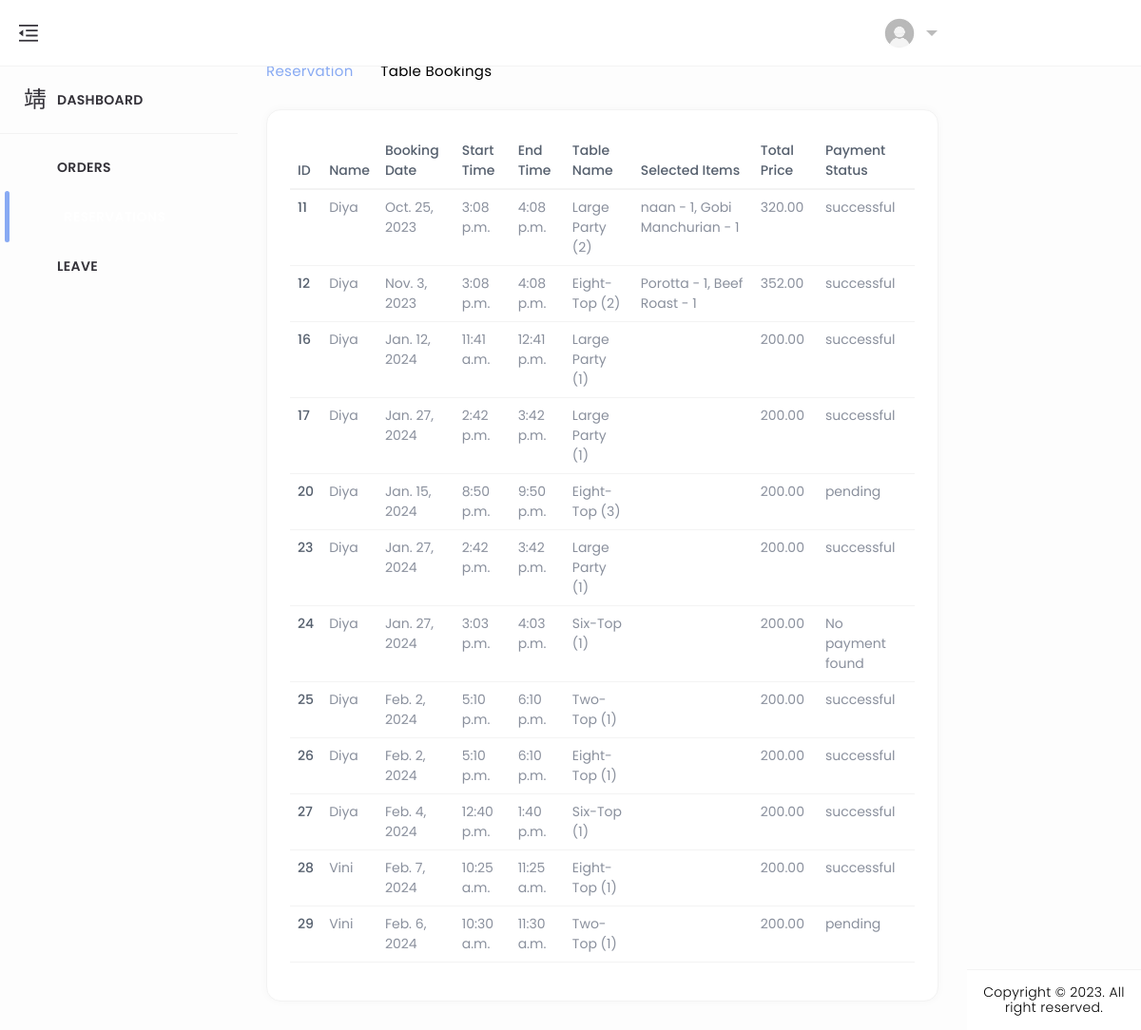
Page /emp_booking_lists/ on the committed database.
### home/models.py (models this page shows, shortened)
class TableBooking(models.Model):
    name = models.ForeignKey(CustomUser, on_delete=models.CASCADE, related_name='bookings_by_name', null=True)
    phone = models.ForeignKey(CustomUser, on_delete=models.CASCADE, related_name='bookings_by_phone', null=True)
    email = models.ForeignKey(CustomUser, on_delete=models.CASCADE, related_name='bookings_by_email', null=True)
    TABLE_NAME_CHOICES = [
        ('Two-Top (1)', 'Two-Top (1)'),
        ('Two-Top (2)', 'Two-Top (2)'),
        ('Two-Top (3)', 'Two-Top (3)'),
        ('Four-Top (1)', 'Four-Top (1)'),
        ('Four-Top (2)', 'Four-Top (2)'),
        ('Four-Top (3)', 'Four-Top (3)'),
        ('Six-Top (1)', 'Six-Top (1)'),
        ('Six-Top (2)', 'Six-Top (2)'),
        ('Six-Top (3)', 'Six-Top (3)'),
        ('Eight-Top (1)', 'Eight-Top (1)'),
        ('Eight-Top (2)', 'Eight-Top (2)'),
        ('Eight-Top (3)', 'Eight-Top (3)'),
        ('Large Party (1)', 'Large Party (1)'),
        ('Large Party (2)', 'Large Party (2)'),
        ('Large Party (3)', 'Large Party (3)'),
    ]
    table_name = models.CharField(max_length=30, null=True, blank=True, choices=TABLE_NAME_CHOICES)
    date = models.DateField(null=True)
    start_time = models.TimeField(null=True)
    end_time = models.TimeField(null=True)
    status = models.BooleanField(default=False)
    del_status = models.BooleanField(default=False)
    selected_items = models.TextField(blank=True, null=True)
    total_price = models.DecimalField(max_digits=10, decimal_places=2, default=0)

class CustomUser(AbstractUser):
    CUSTOMER = 1
    EMPLOYEE = 2
    ROLE_CHOICE = (
        (CUSTOMER, 'CUSTOMER'),
        (EMPLOYEE, 'EMPLOYEE'),
    )
    username=None
    first_name = None
    last_name = None
    USERNAME_FIELD = 'email'
    name = models.CharField(max_length=50)
    email = models.EmailField(max_length=100, unique=True)
    phone = models.CharField(max_length=12, blank=True)
    password = models.CharField(max_length=128)
    role = models.IntegerField(choices=ROLE_CHOICE, blank=True, null=True,default='1')
    is_admin = models.BooleanField(default=False)
    is_staff = models.BooleanField(default=False)
    is_active = models.BooleanField(default=True)
    is_superadmin = models.BooleanField(default=False)
    REQUIRED_FIELDS = ['name', 'phone']
    objects = UserManager()

class Payment(models.Model):
    class PaymentStatusChoices(models.TextChoices):
        PENDING = 'pending', 'Pending'
        SUCCESSFUL = 'successful', 'Successful'
        FAILED = 'failed', 'Failed'
    user = models.ForeignKey(CustomUser, on_delete=models.CASCADE)  # Link the payment to a user
    razorpay_order_id = models.CharField(max_length=255)  # Razorpay order ID
    payment_id = models.CharField(max_length=255)  # Razorpay payment ID
    amount = models.DecimalField(max_digits=8, decimal_places=2)  # Amount paid
    currency = models.CharField(max_length=3)  # Currency code (e.g., "INR")
    timestamp = models.DateTimeField(auto_now_add=True)  # Timestamp of the payment
    payment_status = models.CharField(max_length=20, choices=PaymentStatusChoices.choices, default=PaymentStatusChoices.PENDING)
    billing_info = models.ForeignKey(BillingInformation, on_delete=models.CASCADE, null=True, blank=True)
    table_booking = models.ForeignKey(TableBooking, on_delete=models.CASCADE, related_name='payments', null=True, blank=True)
    class Meta:
        ordering = ['-timestamp']

### home/views.py (the view)
# urls.py: path('emp_booking_lists/', emp_booking_lists, name='emp_booking_lists'),
def emp_booking_lists(request):
    bookings = TableBooking.objects.all() # Retrieve all booking details and related payments
    return render(request, 'employee/booking-list.html', {'bookings': bookings})

### templates/employee/booking-list.html (shortened to what this page needs)
{% load static %}
<!DOCTYPE html>
<html lang="en" dir="ltr">
<head>
	<link href="../../../../cdn.jsdelivr.net/npm/%40mdi/font%404.4.95/css/materialdesignicons.min.html" rel="stylesheet" />
	<link href="{% static 'assets/css/materialdesignicons.min.css' %}" rel="stylesheet" />
	<link href="{% static 'assets/plugins/simplebar/simplebar.css' %}" rel="stylesheet" />
	<link href="{% static 'assets/plugins/data-tables/datatables.bootstrap5.min.css' %}" rel='stylesheet'>
	<link href="{% static 'assets/plugins/data-tables/responsive.datatables.min.css' %}" rel='stylesheet'>
	<link id="{% static 'style.css' %}" rel="stylesheet" href="{% static 'assets/css/style.css' %}" />
</head>
<body id="body">
	<div class="wrapper">
<div class="ec-left-sidebar ec-bg-sidebar">
	<div id="sidebar" class="sidebar ec-sidebar-footer">
		<div class="ec-brand">
			<a href="{% url 'admin_index' %}">
				<span class="ec-brand-name text-truncate">DineEase</span>
			</a>
		</div>
		<div class="ec-navigation" data-simplebar>
			<ul class="nav sidebar-inner" id="sidebar-menu">
				<li class="">
					<a class="sidenav-item-link" href="{% url 'emp_index' %}">
						<i class="mdi mdi-view-dashboard-outline"></i>
						<span class="nav-text">Dashboard</span>
					</a>
					<hr>
				</li>
				<li class="has-sub ">
					<a class="sidenav-item-link" href="{% url 'orderlist_emp' %}">
						<i class="mdi mdi-cart-outline mdi-34px"></i>
						<span class="nav-text">Orders</span>
					</a>
				</li>
				<li class="has-sub active">
					<a class="sidenav-item-link" href="{% url 'emp_booking_lists' %}">
						<i class="mdi mdi-food mdi-36px"></i>&ensp;
						<span class="nav-text">Reservations</span>
					</a>
				</li>
				<li class="has-sub">
					<a class="sidenav-item-link" href="{% url 'leave_list' %}">
						<i class="mdi mdi-receipt"></i>
						<span class="nav-text">Leave</span>
					</a>
				</li>
			</ul>
		</div>
	</div>
</div>
		<div class="ec-page-wrapper">
			<header class="ec-main-header" id="header">
				<nav class="navbar navbar-static-top navbar-expand-lg">
					<button id="sidebar-toggler">
						<img src="{% static 'assets/img/icons/clops.png' %}" alt="">
					</button>
					<div class="navbar-right">
						<ul class="nav navbar-nav">
							<li class="dropdown user-menu">
								<button class="dropdown-toggle nav-link ec-drop" data-bs-toggle="dropdown" aria-expanded="false" style="margin-left: 850px;">
									<img src="{% static 'assets/img/user/user2.jpeg' %}" class="user-image" alt="User Image" />
								</button>
							</li>
						</ul>
					</div>
				</nav>
			</header>
			<div class="ec-content-wrapper">
				<div class="content">
					<div class="breadcrumb-wrapper d-flex align-items-center justify-content-between">
						<div>
							<h1 id="leaveh">Reservation</h1>
							<p class="breadcrumbs"><span><a href="">Reservation</a></span>
								<span><i class="mdi mdi-chevron-right"></i></span>Table Bookings</p>
						</div>
					</div>
					<div class="row">
						<div class="col-12">
							<div class="card card-default">
								<div class="card-body">
									<div class="table-responsive">
										<table id="responsive-data-table" class="table" style="width:100%">
											<thead>
                                                <tr>
                                                    <th>ID</th>
                                                    <th>Name</th>
                                                    <th>Booking Date</th>
													<th>Start Time</th>
													<th>End Time</th>
													<th>Table Name</th>
													<th>Selected Items</th>
													<th>Total Price</th>
													<th>Payment Status</th>
                                                </tr>
                                            </thead>
                                            <tbody>
												{% for booking in bookings %}
													<tr>
														<td>{{ booking.id }}</td>
														<td>{{ booking.name.name }}</td>
														<td>{{ booking.date }}</td>
														<td>{{ booking.start_time }}</td>
														<td>{{ booking.end_time }}</td>
														<td>{{ booking.table_name }}</td>
														<td>{{ booking.selected_items }}</td>
														<td>{{ booking.total_price }}</td>
														<td>
																{% for payment in booking.payments.all %}
																	{{ payment.payment_status }}
																{% empty %}
																	No payment found
																{% endfor %}
														</td>
													</tr>
												{% endfor %}
											</tbody>
										</table>
									</div>
									</div>
								</div>
							</div>
						</div>
					</div>
				</div>
			</div>
			<footer class="footer mt-auto">
				<div class="copyright bg-white">
					<p>
						Copyright © 2023. All right reserved.
					  </p>
				</div>
			</footer>
		</div>
</body>
</html>

### rows in the picture
TableBooking: id "11", name.name "Diya", date "Oct. 25, 2023", start_time "3:08 p.m.", end_time "4:08 p.m.", table_name "Large Party (2)", selected_items "naan - 1, Gobi Manchurian - 1", total_price "320.00"
Payment: payment_status "successful"
TableBooking: id "12", name.name "Diya", date "Nov. 3, 2023", start_time "3:08 p.m.", end_time "4:08 p.m.", table_name "Eight-Top (2)", selected_items "Porotta - 1, Beef Roast - 1", total_price "352.00"
Payment: payment_status "successful"
TableBooking: id "16", name.name "Diya", date "Jan. 12, 2024", start_time "11:41 a.m.", end_time "12:41 p.m.", table_name "Large Party (1)", total_price "200.00"
Payment: payment_status "successful"
TableBooking: id "17", name.name "Diya", date "Jan. 27, 2024", start_time "2:42 p.m.", end_time "3:42 p.m.", table_name "Large Party (1)", total_price "200.00"
Payment: payment_status "successful"
TableBooking: id "20", name.name "Diya", date "Jan. 15, 2024", start_time "8:50 p.m.", end_time "9:50 p.m.", table_name "Eight-Top (3)", total_price "200.00"
Payment: payment_status "pending"
TableBooking: id "23", name.name "Diya", date "Jan. 27, 2024", start_time "2:42 p.m.", end_time "3:42 p.m.", table_name "Large Party (1)", total_price "200.00"
Payment: payment_status "successful"
TableBooking: id "24", name.name "Diya", date "Jan. 27, 2024", start_time "3:03 p.m.", end_time "4:03 p.m.", table_name "Six-Top (1)", total_price "200.00"
TableBooking: id "25", name.name "Diya", date "Feb. 2, 2024", start_time "5:10 p.m.", end_time "6:10 p.m.", table_name "Two-Top (1)", total_price "200.00"
Payment: payment_status "successful"
TableBooking: id "26", name.name "Diya", date "Feb. 2, 2024", start_time "5:10 p.m.", end_time "6:10 p.m.", table_name "Eight-Top (1)", total_price "200.00"
Payment: payment_status "successful"
TableBooking: id "27", name.name "Diya", date "Feb. 4, 2024", start_time "12:40 p.m.", end_time "1:40 p.m.", table_name "Six-Top (1)", total_price "200.00"
Payment: payment_status "successful"
TableBooking: id "28", name.name "Vini", date "Feb. 7, 2024", start_time "10:25 a.m.", end_time "11:25 a.m.", table_name "Eight-Top (1)", total_price "200.00"
Payment: payment_status "successful"
TableBooking: id "29", name.name "Vini", date "Feb. 6, 2024", start_time "10:30 a.m.", end_time "11:30 a.m.", table_name "Two-Top (1)", total_price "200.00"
Payment: payment_status "pending"
